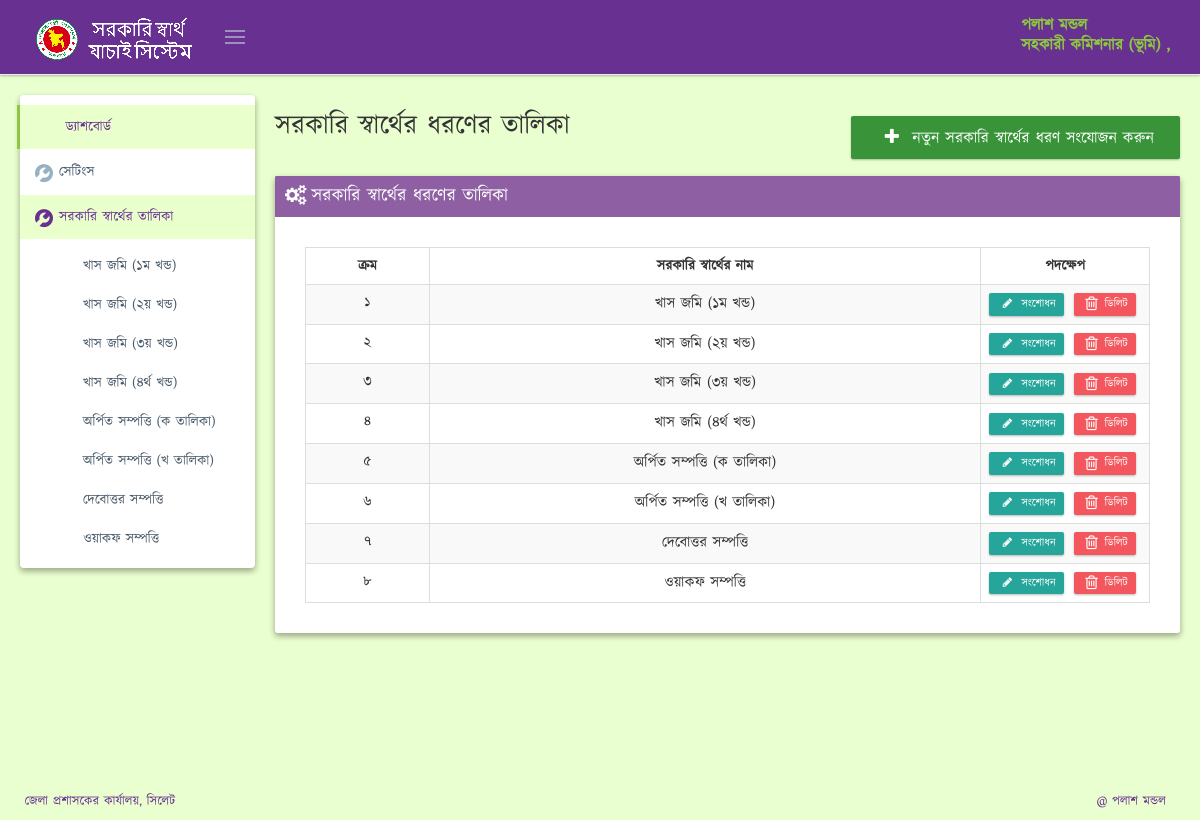
/interest.php (signed in), run on the app's committed database.
### tables this page shows
CREATE TABLE IF NOT EXISTS `users` (
  `id` int(11) NOT NULL AUTO_INCREMENT,
  `username` varchar(50) NOT NULL,
  `password` varchar(255) NOT NULL,
  `email` varchar(64) DEFAULT NULL,
  `officer_name` varchar(150) DEFAULT NULL,
  `officer_designation` varchar(150) DEFAULT NULL,
  `created_at` datetime DEFAULT CURRENT_TIMESTAMP,
  `image` varchar(50) DEFAULT 'profile_picture.png',
  PRIMARY KEY (`id`),
  UNIQUE KEY `username` (`username`)
);

CREATE TABLE IF NOT EXISTS `interest` (
  `interest_id` int(11) NOT NULL AUTO_INCREMENT,
  `interest_name` varchar(120) DEFAULT NULL,
  PRIMARY KEY (`interest_id`) USING BTREE,
  KEY `id` (`interest_id`) USING BTREE
);

### interest.php (the view, shortened to what this page needs)
<?php
require_once "config.php";
?>
<!DOCTYPE html>
<html lang="en" class="no-js">
<?php include 'header.php'; ?>
<body class="page-header-fixed page-sidebar-closed-hide-logo page-sidebar-closed-hide-logo"
      oncontextmenu="return false;">
<?php include('top_nav.php'); ?>
<div class="page-container">
    <?php include 'sidebar.php'; ?>
    <div class="page-content-wrapper">
        <div class="page-content" style="min-height:588px">
            <div class="row">
                <div class="col-md-12">
                    <div id="ajax-content">
                        <div class="page-head">
                            <div class="row" style="margin-bottom: 15px;">
                                <div class="col-md-12"></div>
                                <div class="col-md-6">
                                    <div class="page-title">
                                        <h2 style="margin-top: 0px;"> সরকারি স্বার্থের ধরণের তালিকা</h2>
                                    </div>
                                </div>
                                <div class="col-md-6 text-right" style="margin-top: 10px;">
                                    <a href="/interest_add.php" style="background:#399439;" type="submit" name="submit"
                                       value="search"
                                       id="submit" class="btn btn-success btn-lg">
                                        <i class="fa fa-fw fa-plus"></i> নতুন সরকারি স্বার্থের ধরণ সংযোজন করুন
                                    </a>
                                </div>
                            </div>
                        </div>
                        <div class="row">
                            <div class="col-md-12">
                                <div class="portlet purple box">
                                    <div class="portlet-title">
                                        <div class="caption">
                                            <i class="fa fa-cogs"></i>সরকারি স্বার্থের ধরণের তালিকা
                                        </div>
                                    </div>
                                    <div class="portlet-body">
                                        <div style="font-size: 15px; text-align: justify;margin: 20px;">
                                            <table class="table table-striped table-bordered table-hover" id="sample_6">
                                                <thead>
                                                <tr>
                                                    <th style="text-align: center;">ক্রম</th>
                                                    <th style="text-align: center;">সরকারি স্বার্থের নাম</th>
                                                    <th style="text-align: center;" width="20%">পদক্ষেপ</th>
                                                </tr>
                                                </thead>
                                                <tbody>
                                                <?php
                                                $interest_query = "SELECT * FROM `interest` ORDER BY `interest_id` ASC";
                                                $interest_result = mysqli_query($conn, $interest_query);
                                                $i = 1;
                                                while ($info2 = mysqli_fetch_array($interest_result)) {
                                                    echo ' <tr style=""> <td style="text-align: center;" class="numeric_bangla">' . $i . '</td> <td style="text-align: center;">';
                                                    echo $info2['interest_name'] . '</td> <td class="text-center"> <a href="/interest_edit.php?interest_id=' . $info2['interest_id'];
                                                    echo '" class="btn btn-primary btn-xs label-success" title="সংশোধন"><i class="fa fa-pencil fa-fw"></i> সংশোধন</a>';
                                                    echo   ' <a href="#deleteDataModal-'.$info2['interest_id'].'" class= " btn btn-danger btn-xs" data-toggle="modal" data-id="' .$info2['interest_id'];
                                                    echo '" title="ডিলিট"><i class="fa fa-trash-o fa-lg"></i> ডিলিট</a>
                                                    </td>'; ?>
                                                    </tr>
                                                    <?php
                                                    $i++;
                                                }
                                                ?>
                                                </tbody>
                                            </table>
                                        </div>
                                    </div>
                                </div>
                            </div>
                        </div>
                    </div>
                </div>
            </div>
        </div>
    </div>
</div>
<?php include 'footer.php'; ?>
</body>
</html>

### top_nav.php (shortened to what this page needs)
<?php
require_once "config.php";
$username =$_SESSION['username'];
$user_query = "SELECT * FROM `users` WHERE `username`= '$username'";
$user_result = mysqli_query($conn, $user_query);
$user_info = mysqli_fetch_array($user_result);
?>
<div class="page-header md-shadow-z-1-i navbar navbar-fixed-top">
    <div class="page-header-inner">
        <div class="page-logo">
            <a href="dashboard.php">
                <img src="./images/logo.png" alt="logo" class="logo-default">
            </a>
            <div class="menu-toggler sidebar-toggler">
            </div>
        </div>
        <div class="page-actions ">
        </div>
        <div class="page-top">
            <div class="top-menu">
                <ul class="nav navbar-nav pull-right">
                    <li class="dropdown dropdown-user dropdown-dark">
                        <a href="javascript:;" class="dropdown-toggle" data-toggle="dropdown" data-hover="dropdown"
                           data-close-others="true">
                            <span class="username username-hide-on-mobile"> <?php echo $user_info['officer_name'];?> <br> <?php echo $user_info['officer_designation'];?> , <?php echo  $user_info['office_name']; ?> </span>
                        </a>
                    </li>
                </ul>
            </div>
        </div>
    </div>
</div>

### sidebar.php (shortened to what this page needs)
<div class="page-sidebar-wrapper">
    <div class="page-sidebar md-shadow-z-2-i  navbar-collapse collapse">
        <ul class="page-sidebar-menu" data-keep-expanded="false" data-auto-scroll="true" data-slide-speed="200">
            <li class="start active">
                <a href="/dashboard.php">
                    <span class="title">ড্যাশবোর্ড</span>
                </a>
            </li>
            <li class="">
                <a href="#" class="">
                    <i style="float: left; margin: 2px 6px 4px 7px;" class="a2i_gn_settings1"></i>
                    <span>সেটিংস</span>
                </a>
            </li>
            <li class="open">
                <a href="#" class="">
                    <i style="float: left; margin: 2px 6px 4px 7px;" class="a2i_gn_settings1"></i>
                    <span>সরকারি স্বার্থের তালিকা</span>
                </a>
                <ul class="sub-menu" style="display: block;">
            <?php
            include 'config.php';
            $interest_query = "SELECT * FROM `interest` ORDER BY `interest_id` ASC";
            $interest_result = mysqli_query($conn, $interest_query);
            while ($interest_info = mysqli_fetch_array($interest_result)) {
                echo ' <li> ';
                echo ' <a href="/interest_details.php?interest=';
                echo $interest_info['interest_id'];
                echo '" class="service-list" data-s_id="13"><i style="float: left; margin: 2px 6px 4px 7px;" class="icon-book-open"></i><span class="title">';
                echo $interest_info['interest_name'];
                echo "</span>
                </a>
            </li>";
            }
            ?>
                </ul>
        </ul>
    </div>
</div>

### css/light.css (style rules this page uses)
body { background: #eaffcf; }
.page-header.navbar { background: #683091; border-bottom: 1px solid #e9ecf3; }
.page-header.navbar .top-menu .navbar-nav > li.dropdown-user > .dropdown-toggle > .username { color: #8dc641; }
.page-header.navbar .menu-toggler { background-image: url(../images/sidebar-toggle.png); }
.page-sidebar-closed.page-sidebar-fixed .page-sidebar:hover, .page-sidebar { background-color: #ffffff; }
.page-sidebar-closed.page-sidebar-fixed .page-sidebar:hover .page-sidebar-menu > li > a, .page-sidebar .page-sidebar-menu > li > a { color: #485a6a; }
.page-sidebar-closed.page-sidebar-fixed .page-sidebar:hover .page-sidebar-menu > li > a > i, .page-sidebar .page-sidebar-menu > li > a > i { color: #97b1c3; }
.page-sidebar-closed.page-sidebar-fixed .page-sidebar:hover .page-sidebar-menu > li:hover > a, .page-sidebar-closed.page-sidebar-fixed .page-sidebar:hover .page-sidebar-menu > li.open > a, .page-sidebar .page-sidebar-menu > li:hover > a, .page-sidebar .page-sidebar-menu > li.open > a { background: #e9ffcc; color: #683091; }
.page-sidebar-closed.page-sidebar-fixed .page-sidebar:hover .page-sidebar-menu > li:hover > a > i, .page-sidebar-closed.page-sidebar-fixed .page-sidebar:hover .page-sidebar-menu > li.open > a > i, .page-sidebar .page-sidebar-menu > li:hover > a > i, .page-sidebar .page-sidebar-menu > li.open > a > i { color: #683091; }
.page-sidebar-closed.page-sidebar-fixed .page-sidebar:hover .page-sidebar-menu > li.active > a, .page-sidebar-closed.page-sidebar-fixed .page-sidebar:hover .page-sidebar-menu > li.active.open > a, .page-sidebar .page-sidebar-menu > li.active > a, .page-sidebar .page-sidebar-menu > li.active.open > a { background: #e9ffcc; color: #683091; }
.page-sidebar-closed.page-sidebar-fixed .page-sidebar:hover .page-sidebar-menu > li.active > a, .page-sidebar .page-sidebar-menu > li.active > a { border-left: 3px solid #8dc641 !important; margin-left: -3px; padding-left: 10px; }
.page-sidebar-closed.page-sidebar-fixed .page-sidebar:hover .page-sidebar-menu .sub-menu > li > a, .page-sidebar .page-sidebar-menu .sub-menu > li > a { color: #485a6a; }

### css/plugins-md.css (style rules this page uses)
.md-shadow-z-1-i { box-shadow: 0 1px 3px rgba(0, 0, 0, 0.1), 0 1px 2px rgba(0, 0, 0, 0.18) !important; }
.md-shadow-z-2-i { box-shadow: 0 3px 6px rgba(0, 0, 0, 0.16), 0 3px 6px rgba(0, 0, 0, 0.22) !important; }

### css/style.css (style rules this page uses)
i { font-family: 'a2i'; speak: none; font-style: normal; font-weight: normal; font-variant: normal; text-transform: none; line-height: 1; margin-right: 5px; -webkit-font-smoothing: antialiased; -moz-osx-font-smoothing: grayscale; }
.a2i_gn_settings1:before { content: "\e896"; }

### header.php (style rules this page uses)
body { font-family: NikoshBAN !important; -ms-text-size-adjust: 100%; -webkit-text-size-adjust: 100%; }

### data on the page
users: officer_name "পলাশ মন্ডল", officer_designation "সহকারী কমিশনার (ভূমি)"
interest: interest_name "খাস জমি (১ম খন্ড)"
interest: interest_name "খাস জমি (২য় খন্ড)"
interest: interest_name "খাস জমি (৩য় খন্ড)"
interest: interest_name "খাস জমি (৪র্থ খন্ড)"
interest: interest_name "অর্পিত সম্পত্তি (ক তালিকা)"
interest: interest_name "অর্পিত সম্পত্তি (খ তালিকা)"
interest: interest_name "দেবোত্তর সম্পত্তি"
interest: interest_name "ওয়াকফ সম্পত্তি"
